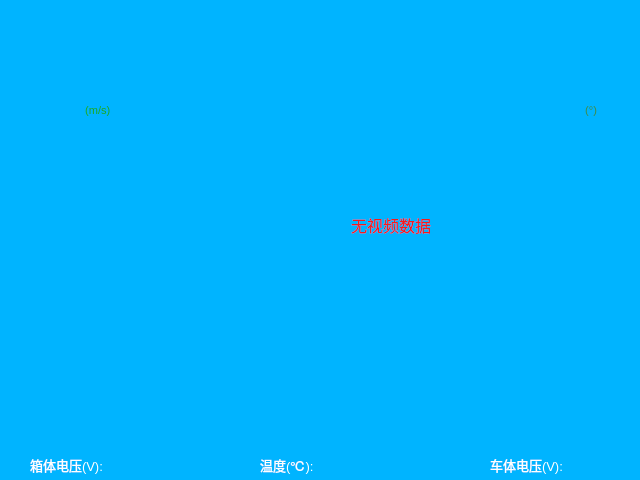
<?xml version="1.0" encoding="UTF-8"?>
<ui version="4.0">
 <class>MainWindow</class>
 <widget class="QMainWindow" name="MainWindow">
  <property name="geometry">
   <rect>
    <x>0</x>
    <y>0</y>
    <width>640</width>
    <height>480</height>
   </rect>
  </property>
  <property name="palette">
   <palette>
    <active>
     <colorrole role="WindowText">
      <brush brushstyle="SolidPattern">
       <color alpha="255">
        <red>0</red>
        <green>0</green>
        <blue>0</blue>
       </color>
      </brush>
     </colorrole>
     <colorrole role="Button">
      <brush brushstyle="SolidPattern">
       <color alpha="255">
        <red>0</red>
        <green>180</green>
        <blue>255</blue>
       </color>
      </brush>
     </colorrole>
     <colorrole role="Light">
      <brush brushstyle="SolidPattern">
       <color alpha="255">
        <red>127</red>
        <green>218</green>
        <blue>255</blue>
       </color>
      </brush>
     </colorrole>
     <colorrole role="Midlight">
      <brush brushstyle="SolidPattern">
       <color alpha="255">
        <red>63</red>
        <green>199</green>
        <blue>255</blue>
       </color>
      </brush>
     </colorrole>
     <colorrole role="Dark">
      <brush brushstyle="SolidPattern">
       <color alpha="255">
        <red>0</red>
        <green>90</green>
        <blue>127</blue>
       </color>
      </brush>
     </colorrole>
     <colorrole role="Mid">
      <brush brushstyle="SolidPattern">
       <color alpha="255">
        <red>0</red>
        <green>120</green>
        <blue>170</blue>
       </color>
      </brush>
     </colorrole>
     <colorrole role="Text">
      <brush brushstyle="SolidPattern">
       <color alpha="255">
        <red>0</red>
        <green>0</green>
        <blue>0</blue>
       </color>
      </brush>
     </colorrole>
     <colorrole role="BrightText">
      <brush brushstyle="SolidPattern">
       <color alpha="255">
        <red>255</red>
        <green>255</green>
        <blue>255</blue>
       </color>
      </brush>
     </colorrole>
     <colorrole role="ButtonText">
      <brush brushstyle="SolidPattern">
       <color alpha="255">
        <red>0</red>
        <green>0</green>
        <blue>0</blue>
       </color>
      </brush>
     </colorrole>
     <colorrole role="Base">
      <brush brushstyle="SolidPattern">
       <color alpha="255">
        <red>255</red>
        <green>255</green>
        <blue>255</blue>
       </color>
      </brush>
     </colorrole>
     <colorrole role="Window">
      <brush brushstyle="SolidPattern">
       <color alpha="255">
        <red>0</red>
        <green>180</green>
        <blue>255</blue>
       </color>
      </brush>
     </colorrole>
     <colorrole role="Shadow">
      <brush brushstyle="SolidPattern">
       <color alpha="255">
        <red>0</red>
        <green>0</green>
        <blue>0</blue>
       </color>
      </brush>
     </colorrole>
     <colorrole role="AlternateBase">
      <brush brushstyle="SolidPattern">
       <color alpha="255">
        <red>127</red>
        <green>217</green>
        <blue>255</blue>
       </color>
      </brush>
     </colorrole>
     <colorrole role="ToolTipBase">
      <brush brushstyle="SolidPattern">
       <color alpha="255">
        <red>255</red>
        <green>255</green>
        <blue>220</blue>
       </color>
      </brush>
     </colorrole>
     <colorrole role="ToolTipText">
      <brush brushstyle="SolidPattern">
       <color alpha="255">
        <red>0</red>
        <green>0</green>
        <blue>0</blue>
       </color>
      </brush>
     </colorrole>
    </active>
    <inactive>
     <colorrole role="WindowText">
      <brush brushstyle="SolidPattern">
       <color alpha="255">
        <red>0</red>
        <green>0</green>
        <blue>0</blue>
       </color>
      </brush>
     </colorrole>
     <colorrole role="Button">
      <brush brushstyle="SolidPattern">
       <color alpha="255">
        <red>0</red>
        <green>180</green>
        <blue>255</blue>
       </color>
      </brush>
     </colorrole>
     <colorrole role="Light">
      <brush brushstyle="SolidPattern">
       <color alpha="255">
        <red>127</red>
        <green>218</green>
        <blue>255</blue>
       </color>
      </brush>
     </colorrole>
     <colorrole role="Midlight">
      <brush brushstyle="SolidPattern">
       <color alpha="255">
        <red>63</red>
        <green>199</green>
        <blue>255</blue>
       </color>
      </brush>
     </colorrole>
     <colorrole role="Dark">
      <brush brushstyle="SolidPattern">
       <color alpha="255">
        <red>0</red>
        <green>90</green>
        <blue>127</blue>
       </color>
      </brush>
     </colorrole>
     <colorrole role="Mid">
      <brush brushstyle="SolidPattern">
       <color alpha="255">
        <red>0</red>
        <green>120</green>
        <blue>170</blue>
       </color>
      </brush>
     </colorrole>
     <colorrole role="Text">
      <brush brushstyle="SolidPattern">
       <color alpha="255">
        <red>0</red>
        <green>0</green>
        <blue>0</blue>
       </color>
      </brush>
     </colorrole>
     <colorrole role="BrightText">
      <brush brushstyle="SolidPattern">
       <color alpha="255">
        <red>255</red>
        <green>255</green>
        <blue>255</blue>
       </color>
      </brush>
     </colorrole>
     <colorrole role="ButtonText">
      <brush brushstyle="SolidPattern">
       <color alpha="255">
        <red>0</red>
        <green>0</green>
        <blue>0</blue>
       </color>
      </brush>
     </colorrole>
     <colorrole role="Base">
      <brush brushstyle="SolidPattern">
       <color alpha="255">
        <red>255</red>
        <green>255</green>
        <blue>255</blue>
       </color>
      </brush>
     </colorrole>
     <colorrole role="Window">
      <brush brushstyle="SolidPattern">
       <color alpha="255">
        <red>0</red>
        <green>180</green>
        <blue>255</blue>
       </color>
      </brush>
     </colorrole>
     <colorrole role="Shadow">
      <brush brushstyle="SolidPattern">
       <color alpha="255">
        <red>0</red>
        <green>0</green>
        <blue>0</blue>
       </color>
      </brush>
     </colorrole>
     <colorrole role="AlternateBase">
      <brush brushstyle="SolidPattern">
       <color alpha="255">
        <red>127</red>
        <green>217</green>
        <blue>255</blue>
       </color>
      </brush>
     </colorrole>
     <colorrole role="ToolTipBase">
      <brush brushstyle="SolidPattern">
       <color alpha="255">
        <red>255</red>
        <green>255</green>
        <blue>220</blue>
       </color>
      </brush>
     </colorrole>
     <colorrole role="ToolTipText">
      <brush brushstyle="SolidPattern">
       <color alpha="255">
        <red>0</red>
        <green>0</green>
        <blue>0</blue>
       </color>
      </brush>
     </colorrole>
    </inactive>
    <disabled>
     <colorrole role="WindowText">
      <brush brushstyle="SolidPattern">
       <color alpha="255">
        <red>0</red>
        <green>90</green>
        <blue>127</blue>
       </color>
      </brush>
     </colorrole>
     <colorrole role="Button">
      <brush brushstyle="SolidPattern">
       <color alpha="255">
        <red>0</red>
        <green>180</green>
        <blue>255</blue>
       </color>
      </brush>
     </colorrole>
     <colorrole role="Light">
      <brush brushstyle="SolidPattern">
       <color alpha="255">
        <red>127</red>
        <green>218</green>
        <blue>255</blue>
       </color>
      </brush>
     </colorrole>
     <colorrole role="Midlight">
      <brush brushstyle="SolidPattern">
       <color alpha="255">
        <red>63</red>
        <green>199</green>
        <blue>255</blue>
       </color>
      </brush>
     </colorrole>
     <colorrole role="Dark">
      <brush brushstyle="SolidPattern">
       <color alpha="255">
        <red>0</red>
        <green>90</green>
        <blue>127</blue>
       </color>
      </brush>
     </colorrole>
     <colorrole role="Mid">
      <brush brushstyle="SolidPattern">
       <color alpha="255">
        <red>0</red>
        <green>120</green>
        <blue>170</blue>
       </color>
      </brush>
     </colorrole>
     <colorrole role="Text">
      <brush brushstyle="SolidPattern">
       <color alpha="255">
        <red>0</red>
        <green>90</green>
        <blue>127</blue>
       </color>
      </brush>
     </colorrole>
     <colorrole role="BrightText">
      <brush brushstyle="SolidPattern">
       <color alpha="255">
        <red>255</red>
        <green>255</green>
        <blue>255</blue>
       </color>
      </brush>
     </colorrole>
     <colorrole role="ButtonText">
      <brush brushstyle="SolidPattern">
       <color alpha="255">
        <red>0</red>
        <green>90</green>
        <blue>127</blue>
       </color>
      </brush>
     </colorrole>
     <colorrole role="Base">
      <brush brushstyle="SolidPattern">
       <color alpha="255">
        <red>0</red>
        <green>180</green>
        <blue>255</blue>
       </color>
      </brush>
     </colorrole>
     <colorrole role="Window">
      <brush brushstyle="SolidPattern">
       <color alpha="255">
        <red>0</red>
        <green>180</green>
        <blue>255</blue>
       </color>
      </brush>
     </colorrole>
     <colorrole role="Shadow">
      <brush brushstyle="SolidPattern">
       <color alpha="255">
        <red>0</red>
        <green>0</green>
        <blue>0</blue>
       </color>
      </brush>
     </colorrole>
     <colorrole role="AlternateBase">
      <brush brushstyle="SolidPattern">
       <color alpha="255">
        <red>0</red>
        <green>180</green>
        <blue>255</blue>
       </color>
      </brush>
     </colorrole>
     <colorrole role="ToolTipBase">
      <brush brushstyle="SolidPattern">
       <color alpha="255">
        <red>255</red>
        <green>255</green>
        <blue>220</blue>
       </color>
      </brush>
     </colorrole>
     <colorrole role="ToolTipText">
      <brush brushstyle="SolidPattern">
       <color alpha="255">
        <red>0</red>
        <green>0</green>
        <blue>0</blue>
       </color>
      </brush>
     </colorrole>
    </disabled>
   </palette>
  </property>
  <property name="contextMenuPolicy">
   <enum>Qt::NoContextMenu</enum>
  </property>
  <property name="windowTitle">
   <string>MainWindow</string>
  </property>
  <property name="autoFillBackground">
   <bool>true</bool>
  </property>
  <property name="documentMode">
   <bool>false</bool>
  </property>
  <widget class="QWidget" name="centralWidget">
   <widget class="QLabel" name="imgLabel">
    <property name="geometry">
     <rect>
      <x>5</x>
      <y>0</y>
      <width>630</width>
      <height>450</height>
     </rect>
    </property>
    <property name="palette">
     <palette>
      <active>
       <colorrole role="WindowText">
        <brush brushstyle="SolidPattern">
         <color alpha="255">
          <red>244</red>
          <green>28</green>
          <blue>28</blue>
         </color>
        </brush>
       </colorrole>
      </active>
      <inactive>
       <colorrole role="WindowText">
        <brush brushstyle="SolidPattern">
         <color alpha="255">
          <red>244</red>
          <green>28</green>
          <blue>28</blue>
         </color>
        </brush>
       </colorrole>
      </inactive>
      <disabled>
       <colorrole role="WindowText">
        <brush brushstyle="SolidPattern">
         <color alpha="255">
          <red>159</red>
          <green>158</green>
          <blue>158</blue>
         </color>
        </brush>
       </colorrole>
      </disabled>
     </palette>
    </property>
    <property name="font">
     <font>
      <pointsize>12</pointsize>
     </font>
    </property>
    <property name="text">
     <string>                                                                              无视频数据</string>
    </property>
   </widget>
   <widget class="QLabel" name="speedLabel">
    <property name="geometry">
     <rect>
      <x>70</x>
      <y>100</y>
      <width>171</width>
      <height>20</height>
     </rect>
    </property>
    <property name="palette">
     <palette>
      <active>
       <colorrole role="WindowText">
        <brush brushstyle="SolidPattern">
         <color alpha="255">
          <red>30</red>
          <green>168</green>
          <blue>30</blue>
         </color>
        </brush>
       </colorrole>
      </active>
      <inactive>
       <colorrole role="WindowText">
        <brush brushstyle="SolidPattern">
         <color alpha="255">
          <red>30</red>
          <green>168</green>
          <blue>30</blue>
         </color>
        </brush>
       </colorrole>
      </inactive>
      <disabled>
       <colorrole role="WindowText">
        <brush brushstyle="SolidPattern">
         <color alpha="255">
          <red>159</red>
          <green>158</green>
          <blue>158</blue>
         </color>
        </brush>
       </colorrole>
      </disabled>
     </palette>
    </property>
    <property name="font">
     <font>
      <pointsize>8</pointsize>
      <weight>50</weight>
      <bold>false</bold>
      <strikeout>false</strikeout>
     </font>
    </property>
    <property name="text">
     <string>     (m/s)</string>
    </property>
   </widget>
   <widget class="QLabel" name="distanceLabel">
    <property name="geometry">
     <rect>
      <x>570</x>
      <y>100</y>
      <width>151</width>
      <height>20</height>
     </rect>
    </property>
    <property name="palette">
     <palette>
      <active>
       <colorrole role="WindowText">
        <brush brushstyle="SolidPattern">
         <color alpha="255">
          <red>66</red>
          <green>138</green>
          <blue>66</blue>
         </color>
        </brush>
       </colorrole>
      </active>
      <inactive>
       <colorrole role="WindowText">
        <brush brushstyle="SolidPattern">
         <color alpha="255">
          <red>66</red>
          <green>138</green>
          <blue>66</blue>
         </color>
        </brush>
       </colorrole>
      </inactive>
      <disabled>
       <colorrole role="WindowText">
        <brush brushstyle="SolidPattern">
         <color alpha="255">
          <red>159</red>
          <green>158</green>
          <blue>158</blue>
         </color>
        </brush>
       </colorrole>
      </disabled>
     </palette>
    </property>
    <property name="font">
     <font>
      <pointsize>8</pointsize>
     </font>
    </property>
    <property name="text">
     <string>     (°)</string>
    </property>
   </widget>
   <widget class="QLabel" name="temperatureLabel">
    <property name="geometry">
     <rect>
      <x>260</x>
      <y>455</y>
      <width>151</width>
      <height>20</height>
     </rect>
    </property>
    <property name="palette">
     <palette>
      <active>
       <colorrole role="WindowText">
        <brush brushstyle="SolidPattern">
         <color alpha="255">
          <red>255</red>
          <green>255</green>
          <blue>255</blue>
         </color>
        </brush>
       </colorrole>
      </active>
      <inactive>
       <colorrole role="WindowText">
        <brush brushstyle="SolidPattern">
         <color alpha="255">
          <red>255</red>
          <green>255</green>
          <blue>255</blue>
         </color>
        </brush>
       </colorrole>
      </inactive>
      <disabled>
       <colorrole role="WindowText">
        <brush brushstyle="SolidPattern">
         <color alpha="255">
          <red>159</red>
          <green>158</green>
          <blue>158</blue>
         </color>
        </brush>
       </colorrole>
      </disabled>
     </palette>
    </property>
    <property name="font">
     <font>
      <pointsize>10</pointsize>
     </font>
    </property>
    <property name="text">
     <string>温度(℃):</string>
    </property>
   </widget>
   <widget class="QLabel" name="rightPowerLabel">
    <property name="geometry">
     <rect>
      <x>490</x>
      <y>455</y>
      <width>171</width>
      <height>20</height>
     </rect>
    </property>
    <property name="palette">
     <palette>
      <active>
       <colorrole role="WindowText">
        <brush brushstyle="SolidPattern">
         <color alpha="255">
          <red>255</red>
          <green>255</green>
          <blue>255</blue>
         </color>
        </brush>
       </colorrole>
      </active>
      <inactive>
       <colorrole role="WindowText">
        <brush brushstyle="SolidPattern">
         <color alpha="255">
          <red>255</red>
          <green>255</green>
          <blue>255</blue>
         </color>
        </brush>
       </colorrole>
      </inactive>
      <disabled>
       <colorrole role="WindowText">
        <brush brushstyle="SolidPattern">
         <color alpha="255">
          <red>159</red>
          <green>158</green>
          <blue>158</blue>
         </color>
        </brush>
       </colorrole>
      </disabled>
     </palette>
    </property>
    <property name="font">
     <font>
      <pointsize>10</pointsize>
      <weight>50</weight>
      <bold>false</bold>
      <strikeout>false</strikeout>
     </font>
    </property>
    <property name="text">
     <string>车体电压(V):</string>
    </property>
   </widget>
   <widget class="QLabel" name="leftPowerLabel">
    <property name="geometry">
     <rect>
      <x>30</x>
      <y>455</y>
      <width>151</width>
      <height>20</height>
     </rect>
    </property>
    <property name="palette">
     <palette>
      <active>
       <colorrole role="WindowText">
        <brush brushstyle="SolidPattern">
         <color alpha="255">
          <red>255</red>
          <green>255</green>
          <blue>255</blue>
         </color>
        </brush>
       </colorrole>
      </active>
      <inactive>
       <colorrole role="WindowText">
        <brush brushstyle="SolidPattern">
         <color alpha="255">
          <red>255</red>
          <green>255</green>
          <blue>255</blue>
         </color>
        </brush>
       </colorrole>
      </inactive>
      <disabled>
       <colorrole role="WindowText">
        <brush brushstyle="SolidPattern">
         <color alpha="255">
          <red>159</red>
          <green>158</green>
          <blue>158</blue>
         </color>
        </brush>
       </colorrole>
      </disabled>
     </palette>
    </property>
    <property name="font">
     <font>
      <pointsize>10</pointsize>
     </font>
    </property>
    <property name="text">
     <string>箱体电压(V):</string>
    </property>
   </widget>
  </widget>
 </widget>
 <layoutdefault spacing="6" margin="11"/>
 <resources/>
 <connections/>
</ui>
